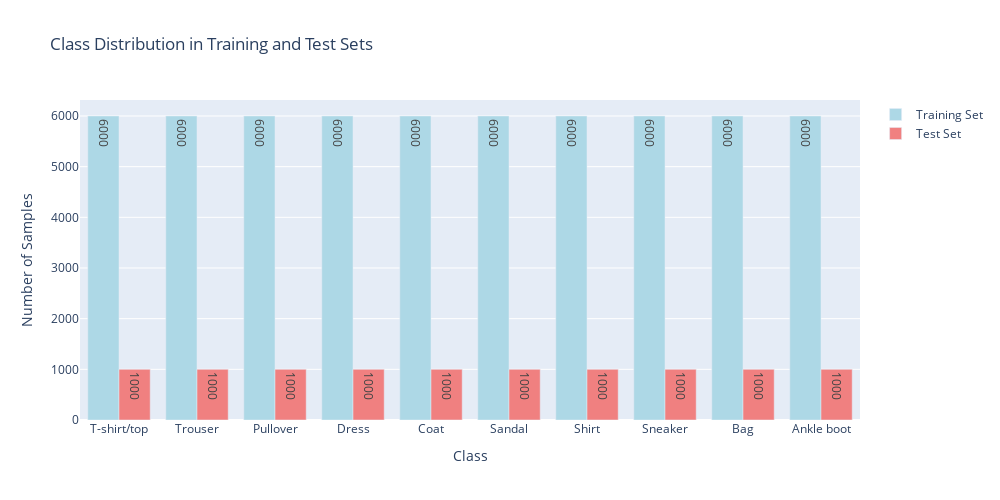

This figure's notebook cell:
### Code cell
# Analyze class distribution
train_labels = [label for _, label in training_data]
test_labels = [label for _, label in test_data]

# Count labels
train_counts = np.bincount(train_labels)
test_counts = np.bincount(test_labels)

# Create grouped bar chart
fig = go.Figure()

fig.add_trace(
    go.Bar(
        name="Training Set",
        x=classes,
        y=train_counts,
        text=train_counts,
        textposition="auto",
        marker_color="lightblue",
    )
)

fig.add_trace(
    go.Bar(
        name="Test Set",
        x=classes,
        y=test_counts,
        text=test_counts,
        textposition="auto",
        marker_color="lightcoral",
    )
)

fig.update_layout(
    title="Class Distribution in Training and Test Sets",
    xaxis_title="Class",
    yaxis_title="Number of Samples",
    barmode="group",
    width=1000,
    height=500,
)

fig.show()

# Print statistics
print("Training set distribution:")
for i, (class_name, count) in enumerate(zip(classes, train_counts)):
    percentage = (count / len(training_data)) * 100
    print(f"{class_name:15} {count:5d} ({percentage:.1f}%)")

print(f"\nTotal training samples: {len(training_data)}")
print(f"Total test samples: {len(test_data)}")

### Figure 1 — Plotly figure (JSON) as saved in the notebook; plotly's stock layout.template omitted (floating-point values rounded to 4 significant figures)
{"data": [{"marker": {"color": "lightblue"}, "name": "Training Set", "text": [6000.0, 6000.0, 6000.0, 6000.0, 6000.0, 6000.0, 6000.0, 6000.0, 6000.0, 6000.0], "textposition": "auto", "type": "bar", "x": ["T-shirt/top", "Trouser", "Pullover", "Dress", "Coat", "Sandal", "Shirt", "Sneaker", "Bag", "Ankle boot"], "y": [6000, 6000, 6000, 6000, 6000, 6000, 6000, 6000, 6000, 6000]}, {"marker": {"color": "lightcoral"}, "name": "Test Set", "text": [1000.0, 1000.0, 1000.0, 1000.0, 1000.0, 1000.0, 1000.0, 1000.0, 1000.0, 1000.0], "textposition": "auto", "type": "bar", "x": ["T-shirt/top", "Trouser", "Pullover", "Dress", "Coat", "Sandal", "Shirt", "Sneaker", "Bag", "Ankle boot"], "y": [1000, 1000, 1000, 1000, 1000, 1000, 1000, 1000, 1000, 1000]}], "layout": {"barmode": "group", "height": 500, "title": {"text": "Class Distribution in Training and Test Sets"}, "width": 1000, "xaxis": {"title": {"text": "Class"}}, "yaxis": {"title": {"text": "Number of Samples"}}}}
